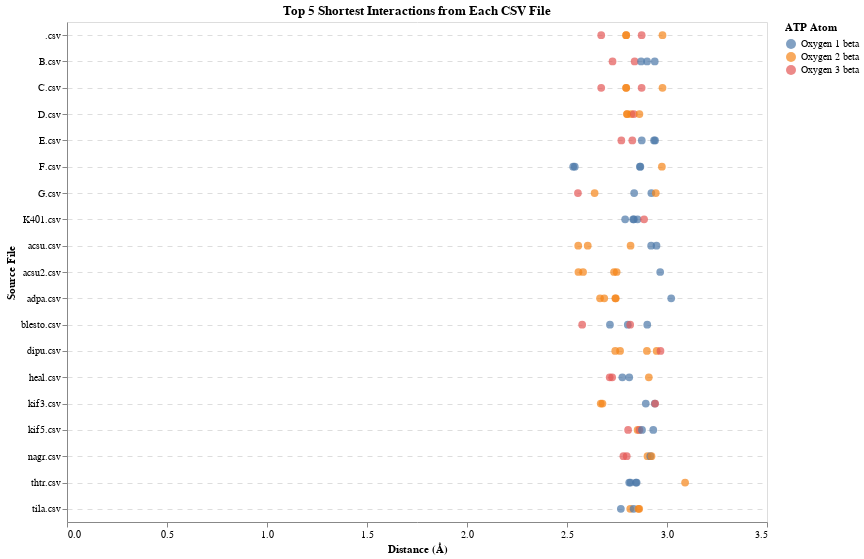

Notebook source saved alongside this figure:
### Code cell
import pandas as pd
import altair as alt
import os

# Directory containing the CSV files
input_directory_path = '/Users/jazzeruncal/git/Jazzer_surf/data/'  # Update this to your input directory path

# List all CSV files in the directory
csv_files = [f for f in os.listdir(input_directory_path) if f.endswith('.csv')]

# Initialize a list to hold the top 5 interactions from each file
all_top_5_interactions = []

# Important ATP atoms
important_atoms = [
    'Phosphorus gamma', 'Phosphorus beta', 
    'Oxygen 1 beta', 'Oxygen 2 beta', 'Oxygen 3 beta'
]

# Process each CSV file
for csv_file in csv_files:
    file_path = os.path.join(input_directory_path, csv_file)
    
    # Load the CSV file
    data = pd.read_csv(file_path)
    
    # Apply the distance filter
    filtered_data = data[data["Distance (Å)"] < 4]
    
    # Filter to include only the important ATP atoms
    filtered_data = filtered_data[filtered_data['ATP Complete Atom Name'].isin(important_atoms)]
    
    # Sort the data by distance to get the shortest interactions
    sorted_data = filtered_data.sort_values(by="Distance (Å)")
    
    # Select the top 5 shortest interactions
    top_5_interactions = sorted_data.head(5)
    
    # Add a column for the source file
    top_5_interactions['Source File'] = csv_file[len("interactions"):]  # Extract part of the file name after "interactions"
    
    # Append to the list
    all_top_5_interactions.append(top_5_interactions)

# Combine all top 5 interactions into a single DataFrame
combined_data = pd.concat(all_top_5_interactions)

# Define the order for the y-axis
ordered_files = ['K401', 'kif3', 'kif5', 'httr'] + sorted([f[len("interactions"):] for f in csv_files if not f[len("interactions"):] in ['K401', 'kif3', 'kif5', 'httr']])

# Create the plot
jitter = alt.Chart(combined_data).mark_circle(size=60).encode(
    x=alt.X('Distance (Å):Q', title='Distance (Å)'),
    y=alt.Y('Source File:N', title='Source File', sort=ordered_files),
    color=alt.Color('ATP Complete Atom Name:N', legend=alt.Legend(title="ATP Atom")),
    tooltip=['ATP Complete Atom Name', 'Binding Residue Single Letter', 'Binding Residue ID', 'Distance (Å)', 'Source File']
).transform_calculate(
    jitter='sqrt(-2*log(random()))*cos(2*PI*random())'
).encode(
    x=alt.X('Distance (Å):Q', title='Distance (Å)', axis=alt.Axis(grid=False)),
    y=alt.Y('Source File:N', title='Source File', sort=ordered_files, axis=alt.Axis(grid=True)),
    xOffset='jitter:Q'
).properties(
    height=500,
    width=700,
    title='Top 5 Shortest Interactions from Each CSV File'
).configure_axis(
    gridDash=[5, 5],
    tickCount=5
).configure_text(
    fontWeight='bold'
)

# Save the plot as an HTML file
jitter.save('top_5_shortest_interactions_filtered.html')

# Display the plot in the notebook
jitter

### Figure 1 — Vega-Lite specification as saved in the notebook (floating-point values rounded to 4 significant figures)
{"config": {"view": {"continuousWidth": 300, "continuousHeight": 300}, "axis": {"gridDash": [5, 5], "tickCount": 5}, "text": {"fontWeight": "bold"}}, "data": {"name": "data-f89c82c17024a866135aad58bca12130"}, "mark": {"type": "circle", "size": 60}, "encoding": {"color": {"field": "ATP Complete Atom Name", "legend": {"title": "ATP Atom"}, "type": "nominal"}, "tooltip": [{"field": "ATP Complete Atom Name", "type": "nominal"}, {"field": "Binding Residue Single Letter", "type": "nominal"}, {"field": "Binding Residue ID", "type": "quantitative"}, {"field": "Distance (Å)", "type": "quantitative"}, {"field": "Source File", "type": "nominal"}], "x": {"axis": {"grid": false}, "field": "Distance (Å)", "title": "Distance (Å)", "type": "quantitative"}, "xOffset": {"field": "jitter", "type": "quantitative"}, "y": {"axis": {"grid": true}, "field": "Source File", "sort": ["K401", "kif3", "kif5", "httr", ".csv", "B.csv", "C.csv", "D.csv", "E.csv", "F.csv", "G.csv", "K401.csv", "acsu.csv", "acsu2.csv", "adpa.csv", "blesto.csv", "dipu.csv", "heal.csv", "kif3.csv", "kif5.csv", "nagr.csv", "thtr.csv", "tila.csv"], "title": "Source File", "type": "nominal"}}, "height": 500, "title": "Top 5 Shortest Interactions from Each CSV File", "transform": [{"calculate": "sqrt(-2*log(random()))*cos(2*PI*random())", "as": "jitter"}], "width": 700, "$schema": "https://vega.github.io/schema/vega-lite/v5.8.0.json", "datasets": {"data-f89c82c17024a866135aad58bca12130": [{"ATP Residue Name": "ATP", "ATP Residue ID": 1, "ATP Atom Name": "O3B", "Binding Residue Name": "SER", "Binding Residue ID": 87, "Binding Atom Name": "N", "Distance (Å)": 2.713, "ATP Complete Atom Name": "Oxygen 3 beta", "Binding Complete Atom Name": "Nitrogen", "Binding Residue Single Letter": "S", "Source File": "heal.csv"}, {"ATP Residue Name": "ATP", "ATP Residue ID": 1, "ATP Atom Name": "O3B", "Binding Residue Name": "SER", "Binding Residue ID": 87, "Binding Atom Name": "N", "Distance (Å)": 2.726, "ATP Complete Atom Name": "Oxygen 3 beta", "Binding Complete Atom Name": "Nitrogen", "Binding Residue Single Letter": "S", "Source File": "heal.csv"}, {"ATP Residue Name": "ATP", "ATP Residue ID": 1, "ATP Atom Name": "O1B", "Binding Residue Name": "THR", "Binding Residue ID": 91, "Binding Atom Name": "N", "Distance (Å)": 2.777, "ATP Complete Atom Name": "Oxygen 1 beta", "Binding Complete Atom Name": "Nitrogen", "Binding Residue Single Letter": "T", "Source File": "heal.csv"}, {"ATP Residue Name": "ATP", "ATP Residue ID": 1, "ATP Atom Name": "O1B", "Binding Residue Name": "THR", "Binding Residue ID": 91, "Binding Atom Name": "N", "Distance (Å)": 2.811, "ATP Complete Atom Name": "Oxygen 1 beta", "Binding Complete Atom Name": "Nitrogen", "Binding Residue Single Letter": "T", "Source File": "heal.csv"}, {"ATP Residue Name": "ATP", "ATP Residue ID": 1, "ATP Atom Name": "O2B", "Binding Residue Name": "LYS", "Binding Residue ID": 90, "Binding Atom Name": "NZ", "Distance (Å)": 2.909, "ATP Complete Atom Name": "Oxygen 2 beta", "Binding Complete Atom Name": "Nitrogen zeta", "Binding Residue Single Letter": "K", "Source File": "heal.csv"}, {"ATP Residue Name": "ATP", "ATP Residue ID": 1, "ATP Atom Name": "O1B", "Binding Residue Name": "THR", "Binding Residue ID": 155, "Binding Atom Name": "N", "Distance (Å)": 2.811, "ATP Complete Atom Name": "Oxygen 1 beta", "Binding Complete Atom Name": "Nitrogen", "Binding Residue Single Letter": "T", "Source File": "thtr.csv"}, {"ATP Residue Name": "ATP", "ATP Residue ID": 1, "ATP Atom Name": "O1B", "Binding Residue Name": "THR", "Binding Residue ID": 155, "Binding Atom Name": "OG1", "Distance (Å)": 2.818, "ATP Complete Atom Name": "Oxygen 1 beta", "Binding Complete Atom Name": "Oxygen gamma 1", "Binding Residue Single Letter": "T", "Source File": "thtr.csv"}, {"ATP Residue Name": "ATP", "ATP Residue ID": 1, "ATP Atom Name": "O1B", "Binding Residue Name": "THR", "Binding Residue ID": 155, "Binding Atom Name": "N", "Distance (Å)": 2.844, "ATP Complete Atom Name": "Oxygen 1 beta", "Binding Complete Atom Name": "Nitrogen", "Binding Residue Single Letter": "T", "Source File": "thtr.csv"}, {"ATP Residue Name": "ATP", "ATP Residue ID": 1, "ATP Atom Name": "O1B", "Binding Residue Name": "THR", "Binding Residue ID": 155, "Binding Atom Name": "OG1", "Distance (Å)": 2.848, "ATP Complete Atom Name": "Oxygen 1 beta", "Binding Complete Atom Name": "Oxygen gamma 1", "Binding Residue Single Letter": "T", "Source File": "thtr.csv"}, {"ATP Residue Name": "ATP", "ATP Residue ID": 1, "ATP Atom Name": "O2B", "Binding Residue Name": "GLY", "Binding Residue ID": 151, "Binding Atom Name": "N", "Distance (Å)": 3.09, "ATP Complete Atom Name": "Oxygen 2 beta", "Binding Complete Atom Name": "Nitrogen", "Binding Residue Single Letter": "G", "Source File": "thtr.csv"}, {"ATP Residue Name": "ATP", "ATP Residue ID": 1, "ATP Atom Name": "O3B", "Binding Residue Name": "SER", "Binding Residue ID": 95, "Binding Atom Name": "N", "Distance (Å)": 2.555, "ATP Complete Atom Name": "Oxygen 3 beta", "Binding Complete Atom Name": "Nitrogen", "Binding Residue Single Letter": "S", "Source File": "G.csv"}, {"ATP Residue Name": "ATP", "ATP Residue ID": 1, "ATP Atom Name": "O2B", "Binding Residue Name": "SER", "Binding Residue ID": 96, "Binding Atom Name": "N", "Distance (Å)": 2.638, "ATP Complete Atom Name": "Oxygen 2 beta", "Binding Complete Atom Name": "Nitrogen", "Binding Residue Single Letter": "S", "Source File": "G.csv"}, {"ATP Residue Name": "ATP", "ATP Residue ID": 1, "ATP Atom Name": "O1B", "Binding Residue Name": "THR", "Binding Residue ID": 99, "Binding Atom Name": "OG1", "Distance (Å)": 2.836, "ATP Complete Atom Name": "Oxygen 1 beta", "Binding Complete Atom Name": "Oxygen gamma 1", "Binding Residue Single Letter": "T", "Source File": "G.csv"}, {"ATP Residue Name": "ATP", "ATP Residue ID": 1, "ATP Atom Name": "O1B", "Binding Residue Name": "THR", "Binding Residue ID": 99, "Binding Atom Name": "N", "Distance (Å)": 2.922, "ATP Complete Atom Name": "Oxygen 1 beta", "Binding Complete Atom Name": "Nitrogen", "Binding Residue Single Letter": "T", "Source File": "G.csv"}, {"ATP Residue Name": "ATP", "ATP Residue ID": 1, "ATP Atom Name": "O2B", "Binding Residue Name": "SER", "Binding Residue ID": 95, "Binding Atom Name": "N", "Distance (Å)": 2.944, "ATP Complete Atom Name": "Oxygen 2 beta", "Binding Complete Atom Name": "Nitrogen", "Binding Residue Single Letter": "S", "Source File": "G.csv"}, {"ATP Residue Name": "ATP", "ATP Residue ID": 1, "ATP Atom Name": "O3B", "Binding Residue Name": "SER", "Binding Residue ID": 95, "Binding Atom Name": "N", "Distance (Å)": 2.671, "ATP Complete Atom Name": "Oxygen 3 beta", "Binding Complete Atom Name": "Nitrogen", "Binding Residue Single Letter": "S", "Source File": ".csv"}, {"ATP Residue Name": "ATP", "ATP Residue ID": 1, "ATP Atom Name": "O2B", "Binding Residue Name": "THR", "Binding Residue ID": 99, "Binding Atom Name": "OG1", "Distance (Å)": 2.795, "ATP Complete Atom Name": "Oxygen 2 beta", "Binding Complete Atom Name": "Oxygen gamma 1", "Binding Residue Single Letter": "T", "Source File": ".csv"}, {"ATP Residue Name": "ATP", "ATP Residue ID": 1, "ATP Atom Name": "O2B", "Binding Residue Name": "THR", "Binding Residue ID": 99, "Binding Atom Name": "N", "Distance (Å)": 2.796, "ATP Complete Atom Name": "Oxygen 2 beta", "Binding Complete Atom Name": "Nitrogen", "Binding Residue Single Letter": "T", "Source File": ".csv"}, {"ATP Residue Name": "ATP", "ATP Residue ID": 1, "ATP Atom Name": "O3B", "Binding Residue Name": "SER", "Binding Residue ID": 95, "Binding Atom Name": "N", "Distance (Å)": 2.873, "ATP Complete Atom Name": "Oxygen 3 beta", "Binding Complete Atom Name": "Nitrogen", "Binding Residue Single Letter": "S", "Source File": ".csv"}, {"ATP Residue Name": "ATP", "ATP Residue ID": 1, "ATP Atom Name": "O2B", "Binding Residue Name": "THR", "Binding Residue ID": 99, "Binding Atom Name": "N", "Distance (Å)": 2.978, "ATP Complete Atom Name": "Oxygen 2 beta", "Binding Complete Atom Name": "Nitrogen", "Binding Residue Single Letter": "T", "Source File": ".csv"}, {"ATP Residue Name": "ATP", "ATP Residue ID": 1, "ATP Atom Name": "O1B", "Binding Residue Name": "LYS", "Binding Residue ID": 95, "Binding Atom Name": "NZ", "Distance (Å)": 2.769, "ATP Complete Atom Name": "Oxygen 1 beta", "Binding Complete Atom Name": "Nitrogen zeta", "Binding Residue Single Letter": "K", "Source File": "tila.csv"}, {"ATP Residue Name": "ATP", "ATP Residue ID": 1, "ATP Atom Name": "O2B", "Binding Residue Name": "THR", "Binding Residue ID": 96, "Binding Atom Name": "N", "Distance (Å)": 2.816, "ATP Complete Atom Name": "Oxygen 2 beta", "Binding Complete Atom Name": "Nitrogen", "Binding Residue Single Letter": "T", "Source File": "tila.csv"}, {"ATP Residue Name": "ATP", "ATP Residue ID": 1, "ATP Atom Name": "O1B", "Binding Residue Name": "LYS", "Binding Residue ID": 95, "Binding Atom Name": "NZ", "Distance (Å)": 2.833, "ATP Complete Atom Name": "Oxygen 1 beta", "Binding Complete Atom Name": "Nitrogen zeta", "Binding Residue Single Letter": "K", "Source File": "tila.csv"}, {"ATP Residue Name": "ATP", "ATP Residue ID": 1, "ATP Atom Name": "O2B", "Binding Residue Name": "THR", "Binding Residue ID": 96, "Binding Atom Name": "N", "Distance (Å)": 2.857, "ATP Complete Atom Name": "Oxygen 2 beta", "Binding Complete Atom Name": "Nitrogen", "Binding Residue Single Letter": "T", "Source File": "tila.csv"}, {"ATP Residue Name": "ATP", "ATP Residue ID": 1, "ATP Atom Name": "O2B", "Binding Residue Name": "THR", "Binding Residue ID": 96, "Binding Atom Name": "OG1", "Distance (Å)": 2.861, "ATP Complete Atom Name": "Oxygen 2 beta", "Binding Complete Atom Name": "Oxygen gamma 1", "Binding Residue Single Letter": "T", "Source File": "tila.csv"}, {"ATP Residue Name": "ATP", "ATP Residue ID": 1, "ATP Atom Name": "O1B", "Binding Residue Name": "THR", "Binding Residue ID": 92, "Binding Atom Name": "N", "Distance (Å)": 2.531, "ATP Complete Atom Name": "Oxygen 1 beta", "Binding Complete Atom Name": "Nitrogen", "Binding Residue Single Letter": "T", "Source File": "F.csv"}, {"ATP Residue Name": "ATP", "ATP Residue ID": 1, "ATP Atom Name": "O1B", "Binding Residue Name": "THR", "Binding Residue ID": 92, "Binding Atom Name": "N", "Distance (Å)": 2.539, "ATP Complete Atom Name": "Oxygen 1 beta", "Binding Complete Atom Name": "Nitrogen", "Binding Residue Single Letter": "T", "Source File": "F.csv"}, {"ATP Residue Name": "ATP", "ATP Residue ID": 1, "ATP Atom Name": "O1B", "Binding Residue Name": "LYS", "Binding Residue ID": 91, "Binding Atom Name": "N", "Distance (Å)": 2.864, "ATP Complete Atom Name": "Oxygen 1 beta", "Binding Complete Atom Name": "Nitrogen", "Binding Residue Single Letter": "K", "Source File": "F.csv"}, {"ATP Residue Name": "ATP", "ATP Residue ID": 1, "ATP Atom Name": "O1B", "Binding Residue Name": "LYS", "Binding Residue ID": 91, "Binding Atom Name": "N", "Distance (Å)": 2.867, "ATP Complete Atom Name": "Oxygen 1 beta", "Binding Complete Atom Name": "Nitrogen", "Binding Residue Single Letter": "K", "Source File": "F.csv"}, {"ATP Residue Name": "ATP", "ATP Residue ID": 1, "ATP Atom Name": "O2B", "Binding Residue Name": "GLY", "Binding Residue ID": 88, "Binding Atom Name": "N", "Distance (Å)": 2.974, "ATP Complete Atom Name": "Oxygen 2 beta", "Binding Complete Atom Name": "Nitrogen", "Binding Residue Single Letter": "G", "Source File": "F.csv"}, {"ATP Residue Name": "ATP", "ATP Residue ID": 1, "ATP Atom Name": "O2B", "Binding Residue Name": "THR", "Binding Residue ID": 92, "Binding Atom Name": "N", "Distance (Å)": 2.8, "ATP Complete Atom Name": "Oxygen 2 beta", "Binding Complete Atom Name": "Nitrogen", "Binding Residue Single Letter": "T", "Source File": "D.csv"}, {"ATP Residue Name": "ATP", "ATP Residue ID": 1, "ATP Atom Name": "O2B", "Binding Residue Name": "THR", "Binding Residue ID": 92, "Binding Atom Name": "OG1", "Distance (Å)": 2.801, "ATP Complete Atom Name": "Oxygen 2 beta", "Binding Complete Atom Name": "Oxygen gamma 1", "Binding Residue Single Letter": "T", "Source File": "D.csv"}, {"ATP Residue Name": "ATP", "ATP Residue ID": 1, "ATP Atom Name": "O2B", "Binding Residue Name": "THR", "Binding Residue ID": 92, "Binding Atom Name": "N", "Distance (Å)": 2.821, "ATP Complete Atom Name": "Oxygen 2 beta", "Binding Complete Atom Name": "Nitrogen", "Binding Residue Single Letter": "T", "Source File": "D.csv"}, {"ATP Residue Name": "ATP", "ATP Residue ID": 1, "ATP Atom Name": "O3B", "Binding Residue Name": "GLY", "Binding Residue ID": 88, "Binding Atom Name": "N", "Distance (Å)": 2.834, "ATP Complete Atom Name": "Oxygen 3 beta", "Binding Complete Atom Name": "Nitrogen", "Binding Residue Single Letter": "G", "Source File": "D.csv"}, {"ATP Residue Name": "ATP", "ATP Residue ID": 1, "ATP Atom Name": "O2B", "Binding Residue Name": "THR", "Binding Residue ID": 92, "Binding Atom Name": "OG1", "Distance (Å)": 2.862, "ATP Complete Atom Name": "Oxygen 2 beta", "Binding Complete Atom Name": "Oxygen gamma 1", "Binding Residue Single Letter": "T", "Source File": "D.csv"}, {"ATP Residue Name": "ATP", "ATP Residue ID": 1, "ATP Atom Name": "O2B", "Binding Residue Name": "THR", "Binding Residue ID": 92, "Binding Atom Name": "OG1", "Distance (Å)": 2.556, "ATP Complete Atom Name": "Oxygen 2 beta", "Binding Complete Atom Name": "Oxygen gamma 1", "Binding Residue Single Letter": "T", "Source File": "acsu.csv"}, {"ATP Residue Name": "ATP", "ATP Residue ID": 1, "ATP Atom Name": "O2B", "Binding Residue Name": "THR", "Binding Residue ID": 92, "Binding Atom Name": "OG1", "Distance (Å)": 2.604, "ATP Complete Atom Name": "Oxygen 2 beta", "Binding Complete Atom Name": "Oxygen gamma 1", "Binding Residue Single Letter": "T", "Source File": "acsu.csv"}, {"ATP Residue Name": "ATP", "ATP Residue ID": 1, "ATP Atom Name": "O2B", "Binding Residue Name": "THR", "Binding Residue ID": 92, "Binding Atom Name": "N", "Distance (Å)": 2.818, "ATP Complete Atom Name": "Oxygen 2 beta", "Binding Complete Atom Name": "Nitrogen", "Binding Residue Single Letter": "T", "Source File": "acsu.csv"}, {"ATP Residue Name": "ATP", "ATP Residue ID": 1, "ATP Atom Name": "O1B", "Binding Residue Name": "LYS", "Binding Residue ID": 91, "Binding Atom Name": "NZ", "Distance (Å)": 2.921, "ATP Complete Atom Name": "Oxygen 1 beta", "Binding Complete Atom Name": "Nitrogen zeta", "Binding Residue Single Letter": "K", "Source File": "acsu.csv"}, {"ATP Residue Name": "ATP", "ATP Residue ID": 1, "ATP Atom Name": "O1B", "Binding Residue Name": "LYS", "Binding Residue ID": 91, "Binding Atom Name": "NZ", "Distance (Å)": 2.947, "ATP Complete Atom Name": "Oxygen 1 beta", "Binding Complete Atom Name": "Nitrogen zeta", "Binding Residue Single Letter": "K", "Source File": "acsu.csv"}, {"ATP Residue Name": "ATP", "ATP Residue ID": 1, "ATP Atom Name": "O3B", "Binding Residue Name": "SER", "Binding Residue ID": 95, "Binding Atom Name": "N", "Distance (Å)": 2.772, "ATP Complete Atom Name": "Oxygen 3 beta", "Binding Complete Atom Name": "Nitrogen", "Binding Residue Single Letter": "S", "Source File": "E.csv"}, {"ATP Residue Name": "ATP", "ATP Residue ID": 1, "ATP Atom Name": "O3B", "Binding Residue Name": "SER", "Binding Residue ID": 95, "Binding Atom Name": "N", "Distance (Å)": 2.827, "ATP Complete Atom Name": "Oxygen 3 beta", "Binding Complete Atom Name": "Nitrogen", "Binding Residue Single Letter": "S", "Source File": "E.csv"}, {"ATP Residue Name": "ATP", "ATP Residue ID": 1, "ATP Atom Name": "O1B", "Binding Residue Name": "THR", "Binding Residue ID": 99, "Binding Atom Name": "OG1", "Distance (Å)": 2.874, "ATP Complete Atom Name": "Oxygen 1 beta", "Binding Complete Atom Name": "Oxygen gamma 1", "Binding Residue Single Letter": "T", "Source File": "E.csv"}, {"ATP Residue Name": "ATP", "ATP Residue ID": 1, "ATP Atom Name": "O1B", "Binding Residue Name": "THR", "Binding Residue ID": 99, "Binding Atom Name": "N", "Distance (Å)": 2.935, "ATP Complete Atom Name": "Oxygen 1 beta", "Binding Complete Atom Name": "Nitrogen", "Binding Residue Single Letter": "T", "Source File": "E.csv"}, {"ATP Residue Name": "ATP", "ATP Residue ID": 1, "ATP Atom Name": "O1B", "Binding Residue Name": "THR", "Binding Residue ID": 99, "Binding Atom Name": "OG1", "Distance (Å)": 2.94, "ATP Complete Atom Name": "Oxygen 1 beta", "Binding Complete Atom Name": "Oxygen gamma 1", "Binding Residue Single Letter": "T", "Source File": "E.csv"}, {"ATP Residue Name": "ATP", "ATP Residue ID": 1, "ATP Atom Name": "O3B", "Binding Residue Name": "GLY", "Binding Residue ID": 88, "Binding Atom Name": "N", "Distance (Å)": 2.728, "ATP Complete Atom Name": "Oxygen 3 beta", "Binding Complete Atom Name": "Nitrogen", "Binding Residue Single Letter": "G", "Source File": "B.csv"}, {"ATP Residue Name": "ATP", "ATP Residue ID": 1, "ATP Atom Name": "O3B", "Binding Residue Name": "GLY", "Binding Residue ID": 88, "Binding Atom Name": "N", "Distance (Å)": 2.838, "ATP Complete Atom Name": "Oxygen 3 beta", "Binding Complete Atom Name": "Nitrogen", "Binding Residue Single Letter": "G", "Source File": "B.csv"}, {"ATP Residue Name": "ATP", "ATP Residue ID": 1, "ATP Atom Name": "O1B", "Binding Residue Name": "THR", "Binding Residue ID": 92, "Binding Atom Name": "OG1", "Distance (Å)": 2.871, "ATP Complete Atom Name": "Oxygen 1 beta", "Binding Complete Atom Name": "Oxygen gamma 1", "Binding Residue Single Letter": "T", "Source File": "B.csv"}, {"ATP Residue Name": "ATP", "ATP Residue ID": 1, "ATP Atom Name": "O1B", "Binding Residue Name": "THR", "Binding Residue ID": 92, "Binding Atom Name": "N", "Distance (Å)": 2.9, "ATP Complete Atom Name": "Oxygen 1 beta", "Binding Complete Atom Name": "Nitrogen", "Binding Residue Single Letter": "T", "Source File": "B.csv"}, {"ATP Residue Name": "ATP", "ATP Residue ID": 1, "ATP Atom Name": "O1B", "Binding Residue Name": "THR", "Binding Residue ID": 92, "Binding Atom Name": "N", "Distance (Å)": 2.939, "ATP Complete Atom Name": "Oxygen 1 beta", "Binding Complete Atom Name": "Nitrogen", "Binding Residue Single Letter": "T", "Source File": "B.csv"}, {"ATP Residue Name": "ATP", "ATP Residue ID": 1, "ATP Atom Name": "O3B", "Binding Residue Name": "SER", "Binding Residue ID": 95, "Binding Atom Name": "N", "Distance (Å)": 2.671, "ATP Complete Atom Name": "Oxygen 3 beta", "Binding Complete Atom Name": "Nitrogen", "Binding Residue Single Letter": "S", "Source File": "C.csv"}, {"ATP Residue Name": "ATP", "ATP Residue ID": 1, "ATP Atom Name": "O2B", "Binding Residue Name": "THR", "Binding Residue ID": 99, "Binding Atom Name": "OG1", "Distance (Å)": 2.795, "ATP Complete Atom Name": "Oxygen 2 beta", "Binding Complete Atom Name": "Oxygen gamma 1", "Binding Residue Single Letter": "T", "Source File": "C.csv"}, {"ATP Residue Name": "ATP", "ATP Residue ID": 1, "ATP Atom Name": "O2B", "Binding Residue Name": "THR", "Binding Residue ID": 99, "Binding Atom Name": "N", "Distance (Å)": 2.796, "ATP Complete Atom Name": "Oxygen 2 beta", "Binding Complete Atom Name": "Nitrogen", "Binding Residue Single Letter": "T", "Source File": "C.csv"}, {"ATP Residue Name": "ATP", "ATP Residue ID": 1, "ATP Atom Name": "O3B", "Binding Residue Name": "SER", "Binding Residue ID": 95, "Binding Atom Name": "N", "Distance (Å)": 2.873, "ATP Complete Atom Name": "Oxygen 3 beta", "Binding Complete Atom Name": "Nitrogen", "Binding Residue Single Letter": "S", "Source File": "C.csv"}, {"ATP Residue Name": "ATP", "ATP Residue ID": 1, "ATP Atom Name": "O2B", "Binding Residue Name": "THR", "Binding Residue ID": 99, "Binding Atom Name": "N", "Distance (Å)": 2.978, "ATP Complete Atom Name": "Oxygen 2 beta", "Binding Complete Atom Name": "Nitrogen", "Binding Residue Single Letter": "T", "Source File": "C.csv"}, {"ATP Residue Name": "ATP", "ATP Residue ID": 1, "ATP Atom Name": "O2B", "Binding Residue Name": "THR", "Binding Residue ID": 92, "Binding Atom Name": "OG1", "Distance (Å)": 2.741, "ATP Complete Atom Name": "Oxygen 2 beta", "Binding Complete Atom Name": "Oxygen gamma 1", "Binding Residue Single Letter": "T", "Source File": "dipu.csv"}, {"ATP Residue Name": "ATP", "ATP Residue ID": 1, "ATP Atom Name": "O2B", "Binding Residue Name": "THR", "Binding Residue ID": 92, "Binding Atom Name": "OG1", "Distance (Å)": 2.765, "ATP Complete Atom Name": "Oxygen 2 beta", "Binding Complete Atom Name": "Oxygen gamma 1", "Binding Residue Single Letter": "T", "Source File": "dipu.csv"}, {"ATP Residue Name": "ATP", "ATP Residue ID": 1, "ATP Atom Name": "O2B", "Binding Residue Name": "THR", "Binding Residue ID": 92, "Binding Atom Name": "N", "Distance (Å)": 2.9, "ATP Complete Atom Name": "Oxygen 2 beta", "Binding Complete Atom Name": "Nitrogen", "Binding Residue Single Letter": "T", "Source File": "dipu.csv"}, {"ATP Residue Name": "ATP", "ATP Residue ID": 1, "ATP Atom Name": "O2B", "Binding Residue Name": "THR", "Binding Residue ID": 92, "Binding Atom Name": "N", "Distance (Å)": 2.948, "ATP Complete Atom Name": "Oxygen 2 beta", "Binding Complete Atom Name": "Nitrogen", "Binding Residue Single Letter": "T", "Source File": "dipu.csv"}, {"ATP Residue Name": "ATP", "ATP Residue ID": 1, "ATP Atom Name": "O3B", "Binding Residue Name": "SER", "Binding Residue ID": 88, "Binding Atom Name": "N", "Distance (Å)": 2.967, "ATP Complete Atom Name": "Oxygen 3 beta", "Binding Complete Atom Name": "Nitrogen", "Binding Residue Single Letter": "S", "Source File": "dipu.csv"}, {"ATP Residue Name": "ATP", "ATP Residue ID": 1, "ATP Atom Name": "O3B", "Binding Residue Name": "SER", "Binding Residue ID": 98, "Binding Atom Name": "N", "Distance (Å)": 2.576, "ATP Complete Atom Name": "Oxygen 3 beta", "Binding Complete Atom Name": "Nitrogen", "Binding Residue Single Letter": "S", "Source File": "blesto.csv"}, {"ATP Residue Name": "ATP", "ATP Residue ID": 1, "ATP Atom Name": "O1B", "Binding Residue Name": "THR", "Binding Residue ID": 102, "Binding Atom Name": "OG1", "Distance (Å)": 2.715, "ATP Complete Atom Name": "Oxygen 1 beta", "Binding Complete Atom Name": "Oxygen gamma 1", "Binding Residue Single Letter": "T", "Source File": "blesto.csv"}, {"ATP Residue Name": "ATP", "ATP Residue ID": 1, "ATP Atom Name": "O1B", "Binding Residue Name": "THR", "Binding Residue ID": 102, "Binding Atom Name": "N", "Distance (Å)": 2.804, "ATP Complete Atom Name": "Oxygen 1 beta", "Binding Complete Atom Name": "Nitrogen", "Binding Residue Single Letter": "T", "Source File": "blesto.csv"}, {"ATP Residue Name": "ATP", "ATP Residue ID": 1, "ATP Atom Name": "O3B", "Binding Residue Name": "SER", "Binding Residue ID": 98, "Binding Atom Name": "N", "Distance (Å)": 2.816, "ATP Complete Atom Name": "Oxygen 3 beta", "Binding Complete Atom Name": "Nitrogen", "Binding Residue Single Letter": "S", "Source File": "blesto.csv"}, {"ATP Residue Name": "ATP", "ATP Residue ID": 1, "ATP Atom Name": "O1B", "Binding Residue Name": "THR", "Binding Residue ID": 102, "Binding Atom Name": "N", "Distance (Å)": 2.901, "ATP Complete Atom Name": "Oxygen 1 beta", "Binding Complete Atom Name": "Nitrogen", "Binding Residue Single Letter": "T", "Source File": "blesto.csv"}, {"ATP Residue Name": "ATP", "ATP Residue ID": 1, "ATP Atom Name": "O2B", "Binding Residue Name": "THR", "Binding Residue ID": 93, "Binding Atom Name": "OG1", "Distance (Å)": 2.665, "ATP Complete Atom Name": "Oxygen 2 beta", "Binding Complete Atom Name": "Oxygen gamma 1", "Binding Residue Single Letter": "T", "Source File": "adpa.csv"}, {"ATP Residue Name": "ATP", "ATP Residue ID": 1, "ATP Atom Name": "O2B", "Binding Residue Name": "THR", "Binding Residue ID": 93, "Binding Atom Name": "OG1", "Distance (Å)": 2.686, "ATP Complete Atom Name": "Oxygen 2 beta", "Binding Complete Atom Name": "Oxygen gamma 1", "Binding Residue Single Letter": "T", "Source File": "adpa.csv"}, {"ATP Residue Name": "ATP", "ATP Residue ID": 1, "ATP Atom Name": "O2B", "Binding Residue Name": "THR", "Binding Residue ID": 93, "Binding Atom Name": "N", "Distance (Å)": 2.742, "ATP Complete Atom Name": "Oxygen 2 beta", "Binding Complete Atom Name": "Nitrogen", "Binding Residue Single Letter": "T", "Source File": "adpa.csv"}, {"ATP Residue Name": "ATP", "ATP Residue ID": 1, "ATP Atom Name": "O2B", "Binding Residue Name": "THR", "Binding Residue ID": 93, "Binding Atom Name": "N", "Distance (Å)": 2.744, "ATP Complete Atom Name": "Oxygen 2 beta", "Binding Complete Atom Name": "Nitrogen", "Binding Residue Single Letter": "T", "Source File": "adpa.csv"}, {"ATP Residue Name": "ATP", "ATP Residue ID": 1, "ATP Atom Name": "O1B", "Binding Residue Name": "LYS", "Binding Residue ID": 92, "Binding Atom Name": "NZ", "Distance (Å)": 3.021, "ATP Complete Atom Name": "Oxygen 1 beta", "Binding Complete Atom Name": "Nitrogen zeta", "Binding Residue Single Letter": "K", "Source File": "adpa.csv"}, {"ATP Residue Name": "ATP", "ATP Residue ID": 1, "ATP Atom Name": "O1B", "Binding Residue Name": "THR", "Binding Residue ID": 99, "Binding Atom Name": "N", "Distance (Å)": 2.791, "ATP Complete Atom Name": "Oxygen 1 beta", "Binding Complete Atom Name": "Nitrogen", "Binding Residue Single Letter": "T", "Source File": "K401.csv"}, {"ATP Residue Name": "ATP", "ATP Residue ID": 1, "ATP Atom Name": "O1B", "Binding Residue Name": "THR", "Binding Residue ID": 99, "Binding Atom Name": "OG1", "Distance (Å)": 2.831, "ATP Complete Atom Name": "Oxygen 1 beta", "Binding Complete Atom Name": "Oxygen gamma 1", "Binding Residue Single Letter": "T", "Source File": "K401.csv"}, {"ATP Residue Name": "ATP", "ATP Residue ID": 1, "ATP Atom Name": "O1B", "Binding Residue Name": "THR", "Binding Residue ID": 99, "Binding Atom Name": "OG1", "Distance (Å)": 2.835, "ATP Complete Atom Name": "Oxygen 1 beta", "Binding Complete Atom Name": "Oxygen gamma 1", "Binding Residue Single Letter": "T", "Source File": "K401.csv"}, {"ATP Residue Name": "ATP", "ATP Residue ID": 1, "ATP Atom Name": "O1B", "Binding Residue Name": "THR", "Binding Residue ID": 99, "Binding Atom Name": "N", "Distance (Å)": 2.853, "ATP Complete Atom Name": "Oxygen 1 beta", "Binding Complete Atom Name": "Nitrogen", "Binding Residue Single Letter": "T", "Source File": "K401.csv"}, {"ATP Residue Name": "ATP", "ATP Residue ID": 1, "ATP Atom Name": "O3B", "Binding Residue Name": "SER", "Binding Residue ID": 95, "Binding Atom Name": "N", "Distance (Å)": 2.885, "ATP Complete Atom Name": "Oxygen 3 beta", "Binding Complete Atom Name": "Nitrogen", "Binding Residue Single Letter": "S", "Source File": "K401.csv"}, {"ATP Residue Name": "ATP", "ATP Residue ID": 1, "ATP Atom Name": "O2B", "Binding Residue Name": "THR", "Binding Residue ID": 91, "Binding Atom Name": "N", "Distance (Å)": 2.557, "ATP Complete Atom Name": "Oxygen 2 beta", "Binding Complete Atom Name": "Nitrogen", "Binding Residue Single Letter": "T", "Source File": "acsu2.csv"}, {"ATP Residue Name": "ATP", "ATP Residue ID": 1, "ATP Atom Name": "O2B", "Binding Residue Name": "THR", "Binding Residue ID": 91, "Binding Atom Name": "N", "Distance (Å)": 2.58, "ATP Complete Atom Name": "Oxygen 2 beta", "Binding Complete Atom Name": "Nitrogen", "Binding Residue Single Letter": "T", "Source File": "acsu2.csv"}, {"ATP Residue Name": "ATP", "ATP Residue ID": 1, "ATP Atom Name": "O2B", "Binding Residue Name": "THR", "Binding Residue ID": 91, "Binding Atom Name": "OG1", "Distance (Å)": 2.735, "ATP Complete Atom Name": "Oxygen 2 beta", "Binding Complete Atom Name": "Oxygen gamma 1", "Binding Residue Single Letter": "T", "Source File": "acsu2.csv"}, {"ATP Residue Name": "ATP", "ATP Residue ID": 1, "ATP Atom Name": "O2B", "Binding Residue Name": "THR", "Binding Residue ID": 91, "Binding Atom Name": "OG1", "Distance (Å)": 2.748, "ATP Complete Atom Name": "Oxygen 2 beta", "Binding Complete Atom Name": "Oxygen gamma 1", "Binding Residue Single Letter": "T", "Source File": "acsu2.csv"}, {"ATP Residue Name": "ATP", "ATP Residue ID": 1, "ATP Atom Name": "O1B", "Binding Residue Name": "LYS", "Binding Residue ID": 90, "Binding Atom Name": "NZ", "Distance (Å)": 2.966, "ATP Complete Atom Name": "Oxygen 1 beta", "Binding Complete Atom Name": "Nitrogen zeta", "Binding Residue Single Letter": "K", "Source File": "acsu2.csv"}, {"ATP Residue Name": "ATP", "ATP Residue ID": 1, "ATP Atom Name": "O3B", "Binding Residue Name": "SER", "Binding Residue ID": 89, "Binding Atom Name": "N", "Distance (Å)": 2.806, "ATP Complete Atom Name": "Oxygen 3 beta", "Binding Complete Atom Name": "Nitrogen", "Binding Residue Single Letter": "S", "Source File": "kif5.csv"}, {"ATP Residue Name": "ATP", "ATP Residue ID": 1, "ATP Atom Name": "O2B", "Binding Residue Name": "LYS", "Binding Residue ID": 92, "Binding Atom Name": "NZ", "Distance (Å)": 2.853, "ATP Complete Atom Name": "Oxygen 2 beta", "Binding Complete Atom Name": "Nitrogen zeta", "Binding Residue Single Letter": "K", "Source File": "kif5.csv"}, {"ATP Residue Name": "ATP", "ATP Residue ID": 1, "ATP Atom Name": "O3B", "Binding Residue Name": "SER", "Binding Residue ID": 89, "Binding Atom Name": "N", "Distance (Å)": 2.862, "ATP Complete Atom Name": "Oxygen 3 beta", "Binding Complete Atom Name": "Nitrogen", "Binding Residue Single Letter": "S", "Source File": "kif5.csv"}, {"ATP Residue Name": "ATP", "ATP Residue ID": 1, "ATP Atom Name": "O1B", "Binding Residue Name": "THR", "Binding Residue ID": 93, "Binding Atom Name": "OG1", "Distance (Å)": 2.875, "ATP Complete Atom Name": "Oxygen 1 beta", "Binding Complete Atom Name": "Oxygen gamma 1", "Binding Residue Single Letter": "T", "Source File": "kif5.csv"}, {"ATP Residue Name": "ATP", "ATP Residue ID": 1, "ATP Atom Name": "O1B", "Binding Residue Name": "THR", "Binding Residue ID": 93, "Binding Atom Name": "N", "Distance (Å)": 2.931, "ATP Complete Atom Name": "Oxygen 1 beta", "Binding Complete Atom Name": "Nitrogen", "Binding Residue Single Letter": "T", "Source File": "kif5.csv"}, {"ATP Residue Name": "ATP", "ATP Residue ID": 1, "ATP Atom Name": "O3B", "Binding Residue Name": "GLY", "Binding Residue ID": 92, "Binding Atom Name": "N", "Distance (Å)": 2.782, "ATP Complete Atom Name": "Oxygen 3 beta", "Binding Complete Atom Name": "Nitrogen", "Binding Residue Single Letter": "G", "Source File": "nagr.csv"}, {"ATP Residue Name": "ATP", "ATP Residue ID": 1, "ATP Atom Name": "O3B", "Binding Residue Name": "GLY", "Binding Residue ID": 92, "Binding Atom Name": "N", "Distance (Å)": 2.799, "ATP Complete Atom Name": "Oxygen 3 beta", "Binding Complete Atom Name": "Nitrogen", "Binding Residue Single Letter": "G", "Source File": "nagr.csv"}, {"ATP Residue Name": "ATP", "ATP Residue ID": 1, "ATP Atom Name": "O2B", "Binding Residue Name": "SER", "Binding Residue ID": 96, "Binding Atom Name": "N", "Distance (Å)": 2.902, "ATP Complete Atom Name": "Oxygen 2 beta", "Binding Complete Atom Name": "Nitrogen", "Binding Residue Single Letter": "S", "Source File": "nagr.csv"}, {"ATP Residue Name": "ATP", "ATP Residue ID": 1, "ATP Atom Name": "O1B", "Binding Residue Name": "LYS", "Binding Residue ID": 95, "Binding Atom Name": "N", "Distance (Å)": 2.917, "ATP Complete Atom Name": "Oxygen 1 beta", "Binding Complete Atom Name": "Nitrogen", "Binding Residue Single Letter": "K", "Source File": "nagr.csv"}, {"ATP Residue Name": "ATP", "ATP Residue ID": 1, "ATP Atom Name": "O2B", "Binding Residue Name": "SER", "Binding Residue ID": 96, "Binding Atom Name": "OG", "Distance (Å)": 2.922, "ATP Complete Atom Name": "Oxygen 2 beta", "Binding Complete Atom Name": "Oxygen gamma", "Binding Residue Single Letter": "S", "Source File": "nagr.csv"}, {"ATP Residue Name": "ATP", "ATP Residue ID": 1, "ATP Atom Name": "O2B", "Binding Residue Name": "THR", "Binding Residue ID": 92, "Binding Atom Name": "N", "Distance (Å)": 2.669, "ATP Complete Atom Name": "Oxygen 2 beta", "Binding Complete Atom Name": "Nitrogen", "Binding Residue Single Letter": "T", "Source File": "kif3.csv"}, {"ATP Residue Name": "ATP", "ATP Residue ID": 1, "ATP Atom Name": "O2B", "Binding Residue Name": "THR", "Binding Residue ID": 92, "Binding Atom Name": "N", "Distance (Å)": 2.677, "ATP Complete Atom Name": "Oxygen 2 beta", "Binding Complete Atom Name": "Nitrogen", "Binding Residue Single Letter": "T", "Source File": "kif3.csv"}, {"ATP Residue Name": "ATP", "ATP Residue ID": 1, "ATP Atom Name": "O1B", "Binding Residue Name": "SER", "Binding Residue ID": 89, "Binding Atom Name": "N", "Distance (Å)": 2.894, "ATP Complete Atom Name": "Oxygen 1 beta", "Binding Complete Atom Name": "Nitrogen", "Binding Residue Single Letter": "S", "Source File": "kif3.csv"}, {"ATP Residue Name": "ATP", "ATP Residue ID": 1, "ATP Atom Name": "O1B", "Binding Residue Name": "GLY", "Binding Residue ID": 90, "Binding Atom Name": "N", "Distance (Å)": 2.939, "ATP Complete Atom Name": "Oxygen 1 beta", "Binding Complete Atom Name": "Nitrogen", "Binding Residue Single Letter": "G", "Source File": "kif3.csv"}, {"ATP Residue Name": "ATP", "ATP Residue ID": 1, "ATP Atom Name": "O3B", "Binding Residue Name": "GLY", "Binding Residue ID": 88, "Binding Atom Name": "N", "Distance (Å)": 2.941, "ATP Complete Atom Name": "Oxygen 3 beta", "Binding Complete Atom Name": "Nitrogen", "Binding Residue Single Letter": "G", "Source File": "kif3.csv"}]}}
